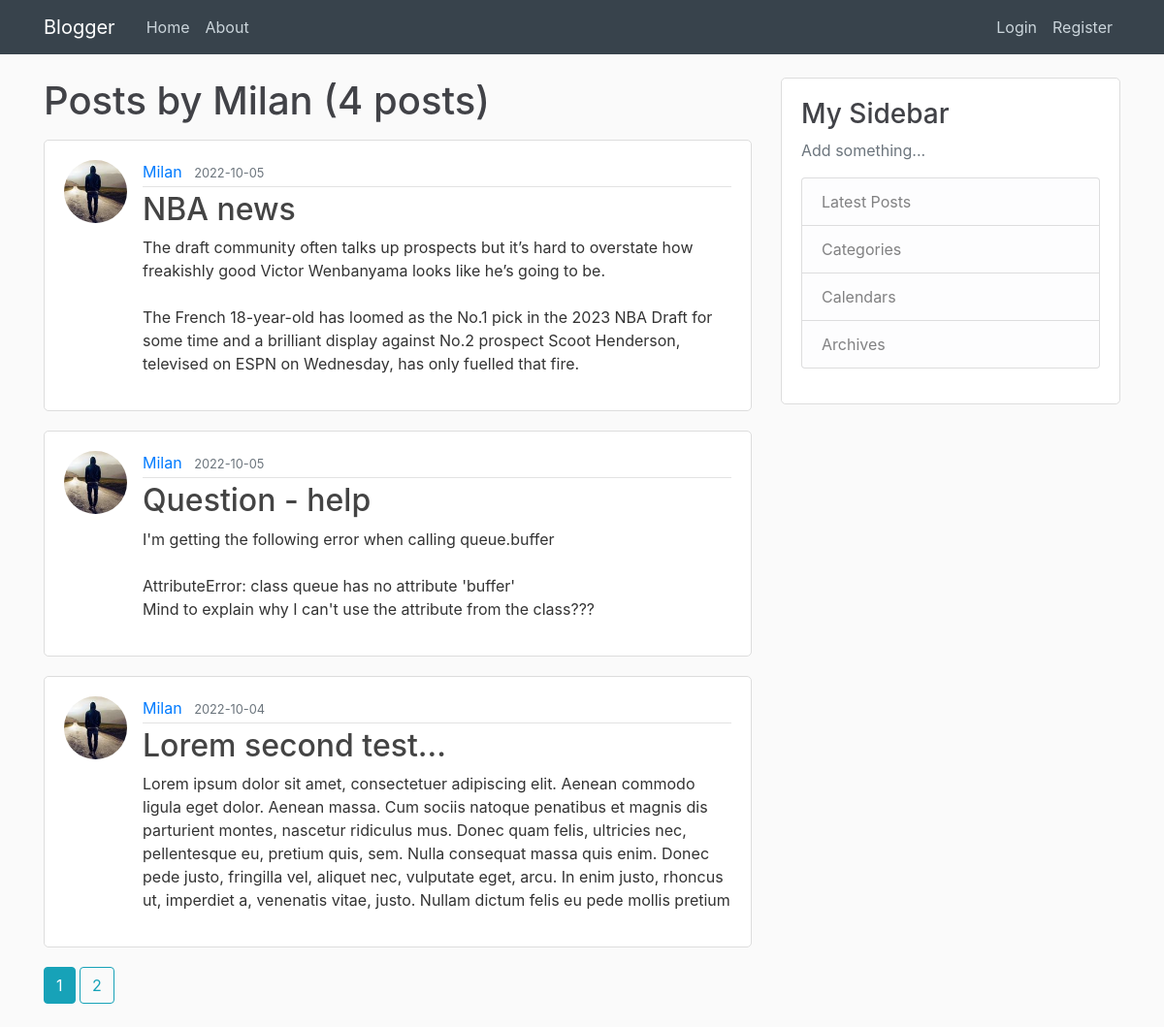
Screenshot of /user/Milan with the database file from the repository.
### blogger/models.py (models this page shows, shortened)
class User(db.Model, UserMixin):
    id = db.Column(db.Integer, primary_key=True)
    username = db.Column(db.String(20), unique=True, nullable=False)
    email = db.Column(db.String(120), unique=True, nullable=False)
    image_file = db.Column(db.String(20), nullable=False, default='default.jpg')
    password = db.Column(db.String(60), nullable=False)
    posts = db.relationship('Post', backref='author', lazy=True)

class Post(db.Model):
    id = db.Column(db.Integer, primary_key=True)
    title = db.Column(db.String(100), nullable=False)
    date_posted = db.Column(db.DateTime, nullable=False, default=datetime.utcnow)
    content = db.Column(db.Text, nullable=False)
    user_id = db.Column(db.Integer, db.ForeignKey('user.id'), nullable=False)

### blogger/users/routes.py (the view)
@bp.route("/user/<string:username>")
def user_posts(username):
    page = request.args.get('page', 1, type=int)
    user = User.query.filter_by(username=username).first_or_404()
    posts = Post.query.filter_by(author=user).order_by(Post.date_posted.desc()).paginate(page=page, per_page=3)
    return render_template('user_posts.html', posts=posts, user=user)

### blogger/templates/user_posts.html
{% extends 'layout.html' %}
{% block content %}
    <h1 class="mb-3">Posts by {{ user.username }} ({{ posts.total }} posts)</h1>
    {% for post in posts.items %}
        <article class="media content-section">
            <img class="rounded-circle article-img" src="{{ url_for('static', filename='profile_pics/' + post.author.image_file) }}">
            <div class="media-body">
                <div class="article-metadata">
                    <a class="mr-2" href="{{ url_for('users.user_posts', username=post.author.username) }}">{{ post.author.username }}</a>
                    <small class="text-muted">{{ post.date_posted.strftime('%Y-%m-%d') }}</small>
                </div>
                <h2><a class="article-title" href="{{ url_for('posts.post', post_id=post.id) }}">{{ post.title }}</a></h2>
                <p class="article-content">{{ post.content }}</p>
            </div>
        </article>
    {% endfor %}
    {% for page_num in posts.iter_pages(left_edge=1, right_edge=1, left_current=1, right_current=2) %}
        {% if page_num %}
            {% if posts.page == page_num %}
                <a class="btn btn-info mb-4" href="{{ url_for('users.user_posts', username=user.username, page=page_num) }}">{{ page_num }}</a>
            {% else %}
                <a class="btn btn-outline-info mb-4" href="{{ url_for('users.user_posts', username=user.username, page=page_num) }}">{{ page_num }}</a>
            {% endif %}
        {% else %}
            ...
        {% endif %}
    {% endfor %}
{% endblock %}

### blogger/static/main.css (style rules this page uses)
body { background: #fafafa; color: #333333; margin-top: 5rem; }
h1, h2, h3, h4, h5, h6 { color: #414247; }
.content-section { background: #ffffff; padding: 20px 20px; border: 1px solid #dddddd; border-radius: 5px; margin-bottom: 20px; }
.article-title { color: #444444; }
.article-content { white-space: pre-line; }
.article-img { height: 65px; width: 65px; margin-right: 16px; }
.article-metadata { padding-bottom: 3px; margin-bottom: 4px; border-bottom: 1px solid #e3e3e3 }

### rows the page displays
User: username "Milan"
Post: image_file (picture), author.username "Milan", date_posted "2022-10-05", title "NBA news", content "The draft community often talks up prospects but it’s hard to overstate how freakishly good Victor Wenbanyama looks like he’s going to be. The French 18-year-old has loomed as the No.1 pick in the 2023 NBA Draft for some time and a brilliant display against No.2 prospect Scoot Henderson, televised on ESPN on Wednesday, has only fuelled that fire."
Post: image_file (picture), author.username "Milan", date_posted "2022-10-05", title "Question - help", content "I'm getting the following error when calling queue.buffer AttributeError: class queue has no attribute 'buffer' Mind to explain why I can't use the attribute from the class???"
Post: image_file (picture), author.username "Milan", date_posted "2022-10-04", title "Lorem second test...", content "Lorem ipsum dolor sit amet, consectetuer adipiscing elit. Aenean commodo ligula eget dolor. Aenean massa. Cum sociis natoque penatibus et magnis dis parturient montes, nascetur ridiculus mus. Donec quam felis, ultricies nec, pellentesque eu, pretium quis, sem. Nulla consequat massa quis enim. Donec pede justo, fringilla vel, aliquet nec, vulputate eget, arcu. In enim justo, rhoncus ut, imperdiet a, venenatis vitae, justo. Nullam dictum felis eu pede mollis pretium"

### other values shown
{{ posts.total }} "4"
{{ page_num }} "1"
{{ page_num }} "2"
